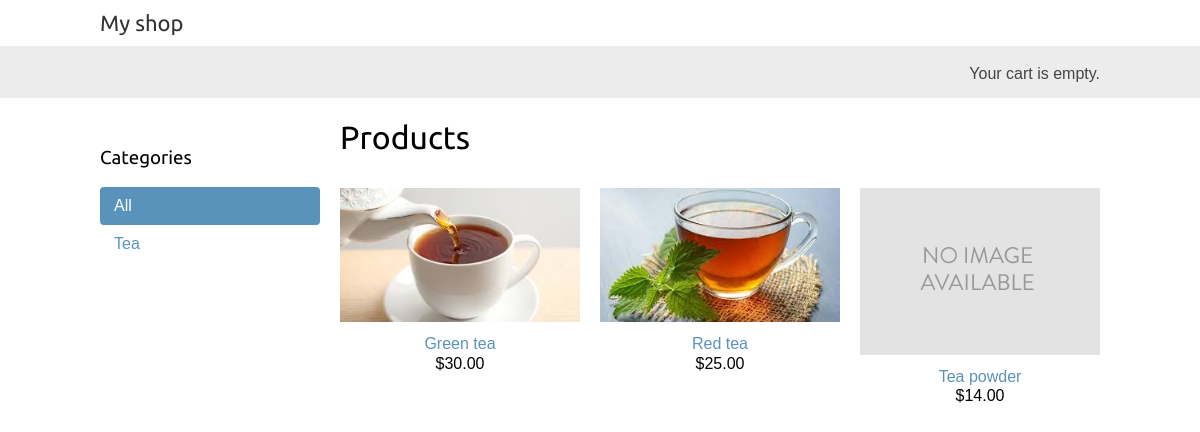
The page / on the database its author committed.
### shop/models.py (models this page shows, shortened)
class Category(models.Model):
    name = models.CharField(max_length=200)
    slug = models.SlugField(max_length=200, unique=True)
    class Meta:
        ordering = ['name']
        indexes = [
            models.Index(fields=['name'])
        ]
        verbose_name = 'category'
        verbose_name_plural = 'categories'

class Product(models.Model):
    category = models.ForeignKey(to=Category,
                                 related_name='products',
                                 on_delete=models.CASCADE)
    name = models.CharField(max_length=200)
    slug = models.SlugField(max_length=200)
    image = models.ImageField(upload_to='products/%Y/%m/%d', blank=True)
    description = models.TextField(blank=True)
    price = models.DecimalField(max_digits=10, decimal_places=2)
    available = models.BooleanField(default=True)
    created = models.DateTimeField(auto_now_add=True)
    updated = models.DateTimeField(auto_now=True)
    class Meta:
        ordering = ['name']
        indexes = [
            models.Index(fields=['id', 'slug']),
            models.Index(fields=['name']),
            models.Index(fields=['-created']),
        ]
    def get_absolute_url(self):
        return reverse('shop:product_detail',
                       args=[self.id, self.slug])

### shop/views.py (the view)
# urls.py: path('', views.product_list, name='product_list'),
def product_list(request, category_slug=None):
    category = None
    categories = Category.objects.all()
    products = Product.objects.filter(available=True)
    if category_slug:
        category = get_object_or_404(Category, slug=category_slug)
        products = products.filter(category=category)
    return render(request,
                  'shop/products/list.html',
                  {'category': category,
                   'categories': categories,
                   'products': products})

### shop/templates/shop/products/list.html (shortened to what this page needs)
{% extends 'shop/base.html' %}
{% load static %}
{% block content %}
    <div id="sidebar">
        <h3>Categories</h3>
        <ul>
            <li {% if not category %}class="selected"{% endif %}>
                <a href="{% url 'shop:product_list' %}">All</a>
            </li>
        {% for c in categories %}
            <li {% if category.slug == c.slug %}class="selected"{% endif %}>
                <a href="{{ a.get_absolute_url }}">{{ c.name }}</a>
            </li>
        {% endfor %}
        </ul>
    </div>
    <div id="main" class="product-list">
    <h1>{% if category %}{{ category.name }}{% else %}Products{% endif %}</h1>
    {% for product in products %}
        <div class="item">
            <a href="{{ product.get_absolute_url }}">
                <img src="{% if product.image %}{{ product.image.url }}{% else %}{% static "img/no_image.png" %}{% endif %}">
            </a>
            <a href="{{ product.get_absolute_url }}">{{ product.name }}</a>
            <br>
            ${{ product.price }}
        </div>
    {% endfor %}
    </div>
{% endblock %}

### shop/templates/shop/base.html (shortened to what this page needs)
{% load static %}
<!DOCTYPE html>
<html lang="en">
<head>
    <link rel="stylesheet" href="{% static 'css/base.css' %}">
</head>
<body>
    <div id="header">
        <a href="/" class="logo">My shop</a>
    </div>
    <div id="subheader">
        <div class="cart">
            Your cart is empty.
        </div>
    </div>
    <div id="content">
        {% block content %}
        {% endblock %}
    </div>
</body>
</html>

### shop/static/css/base.css (style rules this page uses)
body { margin:0; padding:0; font-family:helvetica, sans-serif; }
h1, h2, h3, h4, h5 , h6 { font-family: 'Ubuntu', sans-serif; font-weight:normal; }
a { text-decoration:none; color:#5993bb; }
#header { padding:10px 100px; font-size:18px; overflow:auto; }
#subheader { background:#ececec; color:#444; padding:15px 100px; overflow:auto; }
#header .logo { font-family: 'Ubuntu', sans-serif; float:left; color:#333; font-size:22px; margin-right:10%; }
#subheader .cart { float:right; padding-top:4px; }
#content { padding:0 100px; overflow:hidden; }
#sidebar { width:220px; padding:30px 20px 0 0; float:left; }
#sidebar ul { margin:0; padding:0; }
#sidebar ul li { margin:0; list-style:none; padding:10px 14px; }
#sidebar ul li a { display:block; }
#sidebar ul li.selected { background:#5993bb; border-radius:4px; }
#sidebar ul li.selected a { color:#fff; }
#main { float:left; width: 96%; margin-right:-220px; overflow:hidden; }
.product-list .item { width:25%; padding:10px 20px 10px 0; float:left; text-align:center; line-height:1.2; }
.product-list .item img { width:100%; margin-bottom:8px; }

### rows shown on the page
Category: name "Tea"
Product: image (picture), name "Green tea", price "30.00"
Product: image (picture), name "Red tea", price "25.00"
Product: name "Tea powder", price "14.00"
